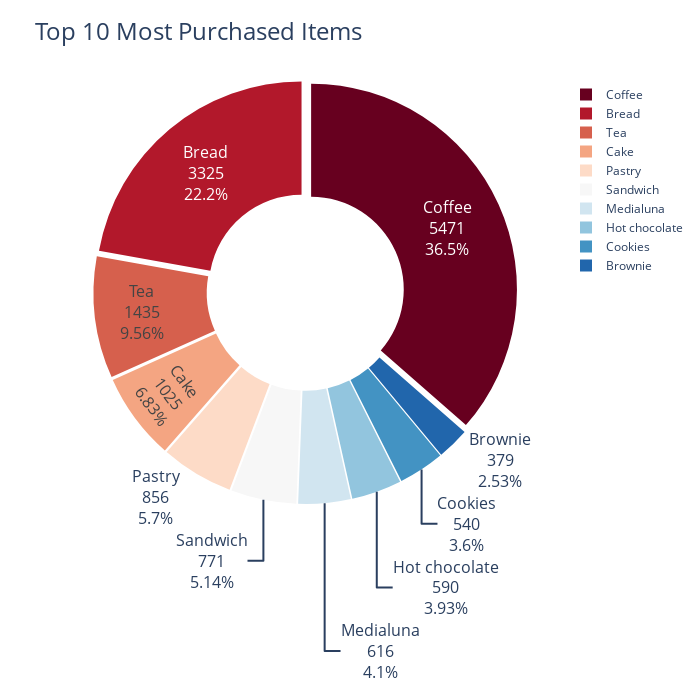

The code cell stored with this chart in its notebook:
### Markdown cell above
Basic EDA

### Code cell
#EDA for top items
top_items = df['Item'].value_counts().head(10).reset_index()
top_items.columns = ['Item', 'Count']

fig = px.pie(
    top_items,
    values='Count',
    names='Item',
    title='Top 10 Most Purchased Items',
    hole=0.45,
    color_discrete_sequence=px.colors.sequential.RdBu
)

fig.update_traces(
    textinfo='label+percent+value',
    textfont_size=16,
    pull=[0.03] * len(top_items)
)

fig.update_layout(
    title_font_size=24,
    height=700,
    width=700,
    margin=dict(t=80, b=20, l=20, r=20)
)

fig.show()

### Figure 1 — Plotly figure (JSON) as saved in the notebook; plotly's stock layout.template omitted (floating-point values rounded to 4 significant figures)
{"data": [{"domain": {"x": [0, 1], "y": [0, 1]}, "hole": 0.45, "hovertemplate": "Item=%{label}<br>Count=%{value}<extra></extra>", "labels": ["Coffee", "Bread", "Tea", "Cake", "Pastry", "Sandwich", "Medialuna", "Hot chocolate", "Cookies", "Brownie"], "legendgroup": "", "name": "", "pull": [0.03, 0.03, 0.03, 0.03, 0.03, 0.03, 0.03, 0.03, 0.03, 0.03], "showlegend": true, "textfont": {"size": 16}, "textinfo": "label+percent+value", "type": "pie", "values": [5471, 3325, 1435, 1025, 856, 771, 616, 590, 540, 379]}], "layout": {"height": 700, "legend": {"tracegroupgap": 0}, "margin": {"b": 20, "l": 20, "r": 20, "t": 80}, "piecolorway": ["rgb(103,0,31)", "rgb(178,24,43)", "rgb(214,96,77)", "rgb(244,165,130)", "rgb(253,219,199)", "rgb(247,247,247)", "rgb(209,229,240)", "rgb(146,197,222)", "rgb(67,147,195)", "rgb(33,102,172)", "rgb(5,48,97)"], "title": {"font": {"size": 24}, "text": "Top 10 Most Purchased Items"}, "width": 700}}
